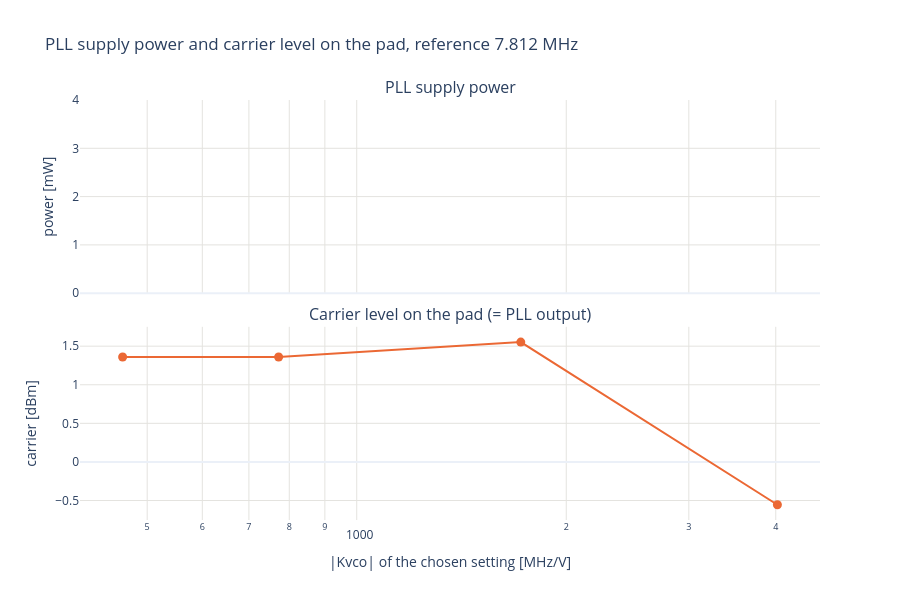

Notebook code for this chart:
### Code cell
# PLL supply power and carrier level on the pad per setting (same x axis as the jitter plot).
fig = make_subplots(rows=2, cols=1, shared_xaxes=True, vertical_spacing=0.08,
                    subplot_titles=["PLL supply power", "Carrier level on the pad (= PLL output)"])
fig.add_scatter(x=ok[X_COL] / X_SCALE, y=ok["pll_p"] * 1e3, mode="lines+markers", showlegend=False, row=1, col=1,
                line=dict(color=PALETTE[0], width=2), marker=dict(size=9), customdata=HOVER_DATA,
                hovertemplate=f"%{{y:.3f}} mW at %{{x:.0f}}<br>{HOVER_SETTING}<extra></extra>")
fig.add_scatter(x=ok[X_COL] / X_SCALE, y=ok["carrier_dbm"], mode="lines+markers", showlegend=False, row=2, col=1,
                line=dict(color=PALETTE[1], width=2), marker=dict(size=9), customdata=HOVER_DATA,
                hovertemplate=f"%{{y:.1f}} dBm at %{{x:.0f}}<br>{HOVER_SETTING}<extra></extra>")
fig.update_layout(title=f"PLL supply power and carrier level on the pad, {REF_TXT}", template="plotly_white", height=600)
fig.update_xaxes(type="log", gridcolor=GRID)
fig.update_xaxes(title=X_TITLE, row=2)
fig.update_yaxes(gridcolor=GRID)
fig.update_yaxes(title="power [mW]", rangemode="tozero", row=1)
fig.update_yaxes(title="carrier [dBm]", row=2)
save(fig, "power_carrier_vs_f" if SWEEP_F else "power_carrier_vs_kvco")

### Figure 1 — Plotly figure (JSON) as saved in the notebook; plotly's stock layout.template omitted (floating-point values rounded to 4 significant figures)
{"data": [{"customdata": [[5.0, 8.0, 6.0, 461.0, 1.36], [5.0, 8.0, 0.0, 772.3, 1.359], [9.0, 9.0, 10.0, 1721.0, 1.553], [8.0, 9.0, 10.0, 4021.0, -0.5545]], "hovertemplate": "%{y:.3f} mW at %{x:.0f}<br>c%{customdata[0]:.0f} min %{customdata[1]:.0f} max %{customdata[2]:.0f}, |Kvco| %{customdata[3]:.0f} MHz/V, carrier %{customdata[4]:.1f} dBm<extra></extra>", "line": {"color": "#2a78d6", "width": 2}, "marker": {"size": 9}, "mode": "lines+markers", "showlegend": false, "type": "scatter", "x": [461.0, 772.3, 1721.0, 4021.0], "xaxis": "x", "y": [NaN, NaN, NaN, NaN], "yaxis": "y"}, {"customdata": [[5.0, 8.0, 6.0, 461.0, 1.36], [5.0, 8.0, 0.0, 772.3, 1.359], [9.0, 9.0, 10.0, 1721.0, 1.553], [8.0, 9.0, 10.0, 4021.0, -0.5545]], "hovertemplate": "%{y:.1f} dBm at %{x:.0f}<br>c%{customdata[0]:.0f} min %{customdata[1]:.0f} max %{customdata[2]:.0f}, |Kvco| %{customdata[3]:.0f} MHz/V, carrier %{customdata[4]:.1f} dBm<extra></extra>", "line": {"color": "#eb6834", "width": 2}, "marker": {"size": 9}, "mode": "lines+markers", "showlegend": false, "type": "scatter", "x": [461.0, 772.3, 1721.0, 4021.0], "xaxis": "x2", "y": [1.36, 1.359, 1.553, -0.5545], "yaxis": "y2"}], "layout": {"annotations": [{"font": {"size": 16}, "showarrow": false, "text": "PLL supply power", "x": 0.5, "xanchor": "center", "xref": "paper", "y": 1, "yanchor": "bottom", "yref": "paper"}, {"font": {"size": 16}, "showarrow": false, "text": "Carrier level on the pad (= PLL output)", "x": 0.5, "xanchor": "center", "xref": "paper", "y": 0.46, "yanchor": "bottom", "yref": "paper"}], "height": 600, "title": {"text": "PLL supply power and carrier level on the pad, reference 7.812 MHz"}, "xaxis": {"anchor": "y", "domain": [0, 1], "gridcolor": "#e4e3df", "matches": "x2", "showticklabels": false, "type": "log"}, "xaxis2": {"anchor": "y2", "domain": [0, 1], "gridcolor": "#e4e3df", "title": {"text": "|Kvco| of the chosen setting [MHz/V]"}, "type": "log"}, "yaxis": {"anchor": "x", "domain": [0.54, 1], "gridcolor": "#e4e3df", "rangemode": "tozero", "title": {"text": "power [mW]"}}, "yaxis2": {"anchor": "x2", "domain": [0, 0.46], "gridcolor": "#e4e3df", "title": {"text": "carrier [dBm]"}}}}
